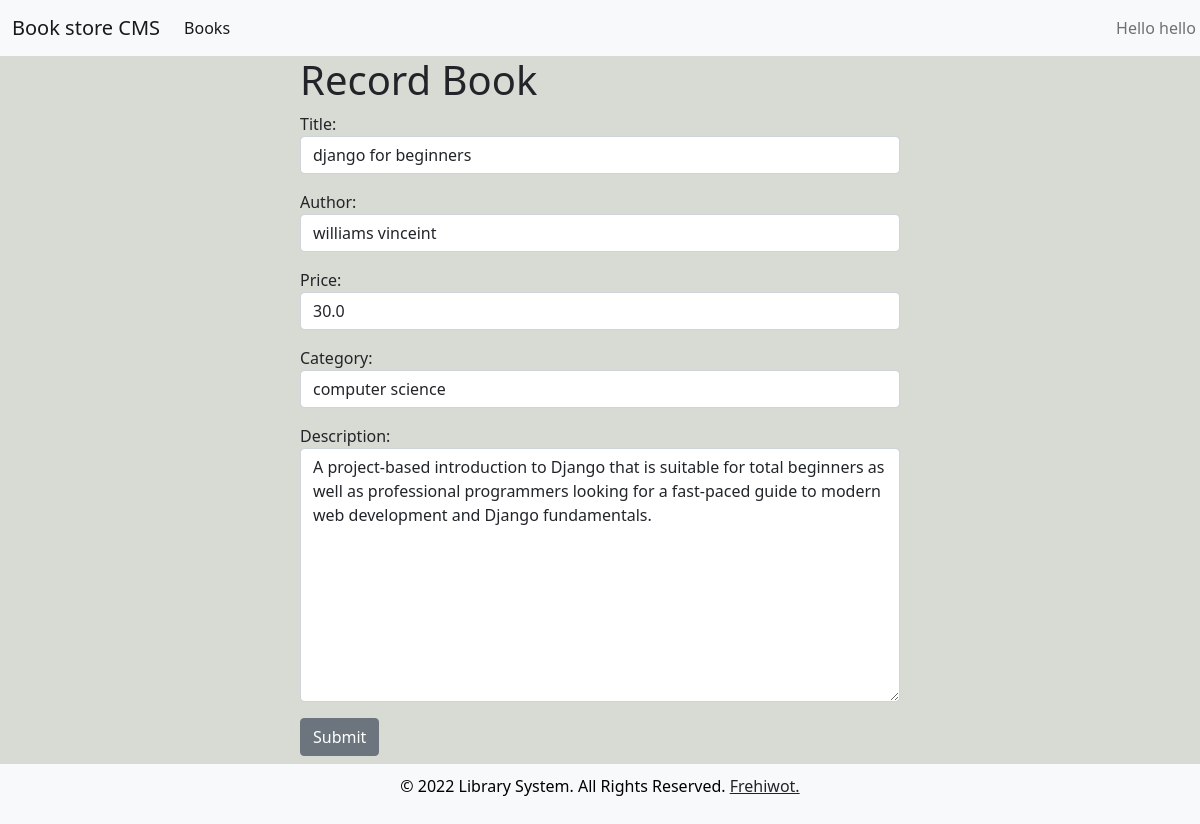
Screenshot of /update_book/1/ (signed in) with the database file from the repository.
### members/models.py (models this page shows, shortened)
class Book(models.Model):
    CATEGORY=(
        ('fiction','fiction'),
        ('religious','religious'),
        ('computer science','computer science'),
        ('engineering','engineering'),
        ('pyscological','pyscological'),
    )
    title=models.CharField(max_length=200, null=True)
    author=models.CharField(max_length=200, null=True)
    price= models.FloatField(null=True)
    category=models.CharField(max_length=5000, null=True, choices=CATEGORY)
    description=models.TextField(max_length=200, null=True)
    date_created=models.DateTimeField(auto_now_add=True, null=True)

### members/decoraters.py (the view)
        def wrapper_func(request,*args,**kwargs):
            group=None
            if request.user.groups.exists():
                group = request.user.groups.all()[0].name
            if group in allowed_roles:
                return view_func(request,*args,**kwargs)
            else:
                return HttpResponse('you are not authorized')

### members/forms.py
class BookForm(ModelForm):
    class Meta:
        model=Book
        fields ='__all__'
        widgets={
            'title': forms.TextInput(attrs={'class':'form-control','placeholder':'tittle'}),
            'author':forms.TextInput(attrs={'class':'form-control','placeholder':'Author'}),
            'price':forms.TextInput(attrs={'class':'form-control','placeholder':'price'}),
            'category':forms.Select(attrs={'class':'form-control','placeholder':'select catagory'}),
            'description':forms.Textarea(attrs={'class':'form-control','placeholder':'Description'}),
        }

### members/decoraters.py (called while the page is built)
def allowed_users(allowed_roles=[]):
    def decorater(view_func):
        def wrapper_func(request,*args,**kwargs):
            group=None
            if request.user.groups.exists():
                group = request.user.groups.all()[0].name
            if group in allowed_roles:
                return view_func(request,*args,**kwargs)
            else:
                return HttpResponse('you are not authorized')
        return wrapper_func
    return decorater

### members/views.py (called while the page is built)
@login_required(login_url='login')
@allowed_users(allowed_roles=['admin'])
def updateBook(request,pk):
    book=Book.objects.get(id=pk)
    form=BookForm(instance=book)
    if request.method == 'POST':
        form=BookForm(request.POST,instance=book)
        if form.is_valid():
            form.save()
            return redirect('book')
    context={'form':form}
    return render(request,'register_book.html',context)

### members/templates/register_book.html (shortened to what this page needs)
{% extends 'base.html' %}
{% block content %}
<div class="form-group mb-2">
    <h1>Record Book</h1>
    <form method="POST">
        {{form.as_p}}
        <button class="btn btn-secondary">Submit</button>
    </form>
</div>
{% endblock content %}

### members/templates/navbar.html (shortened to what this page needs)
{% load static %}
<head>
</head>
<nav class="navbar navbar-expand-lg navbar-light bg-light">
  <div class="container-fluid">
    {%if request.user.is_staff%}
    <a class="navbar-brand" href="{% url 'home' %}">Book store CMS</a>
    {% endif %}
    <div class="collapse navbar-collapse" id="navbarNav">
      {%if request.user.is_staff%}
      <ul class="navbar-nav">
        <li class="nav-item">
          <a class="nav-link active" href="{% url 'book' %}">Books</a>
        </li>
      </ul>
      {% endif %}
      <ul class="navbar-nav">
        <li class="nav-item dropdown" style="margin-left: 870px">
          <a
            class="nav-link dropdown-toggle"
            href="#"
            id="navbarDropdownMenuLink"
            role="button"
            data-bs-toggle="dropdown"
            aria-expanded="false"
          >
            Hello {{request.user}}
          </a>
        </li>
      </ul>
    </div>
  </div>
</nav>

### members/templates/base.html (style rules this page uses)
body { background-color: #d7dbd3; display: flex; flex-direction: column; min-height: 100vh; }
a { color: #ad92ad; }

### members/templates/register_book.html (style rules this page uses)
.form-group { width: 50%; margin-left: 300px; }

### rows the page displays
Book: title "django for beginners", author "williams vinceint", price "30.0", category "computer science", description "A project-based introduction to Django that is suitable for total beginners as well as professional programmers looking for a fast-paced guide to modern web development and Django fundamentals."

### other values shown
{{ request.user }} "hello"
